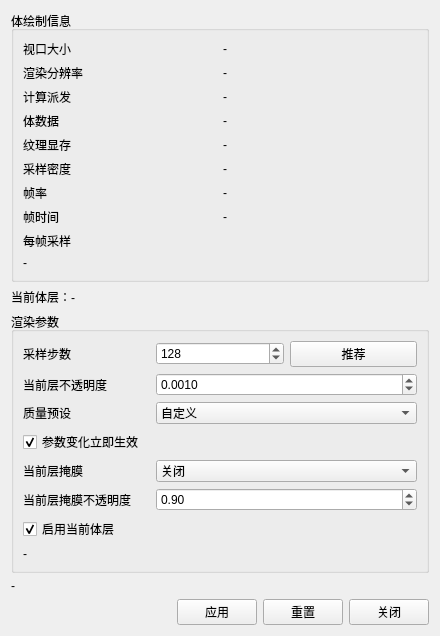
<?xml version="1.0" encoding="UTF-8"?>
<ui version="4.0">
 <class>igQtVolumeRendering</class>
 <widget class="QWidget" name="igQtVolumeRendering">
  <property name="geometry">
   <rect>
    <x>0</x>
    <y>0</y>
    <width>440</width>
    <height>560</height>
   </rect>
  </property>
  <property name="windowTitle">
   <string>体绘制</string>
  </property>
  <layout class="QVBoxLayout" name="verticalLayout">
   <item>
    <widget class="QGroupBox" name="groupBox_Info">
     <property name="title">
      <string>体绘制信息</string>
     </property>
     <layout class="QGridLayout" name="gridLayout_Info">
      <item row="0" column="0">
       <widget class="QLabel" name="label_ViewportTitle">
        <property name="text">
         <string>视口大小</string>
        </property>
       </widget>
      </item>
      <item row="0" column="1">
       <widget class="QLabel" name="label_ViewportValue">
        <property name="text">
         <string>-</string>
        </property>
        <property name="textInteractionFlags">
         <set>Qt::TextSelectableByMouse</set>
        </property>
       </widget>
      </item>
      <item row="1" column="0">
       <widget class="QLabel" name="label_ResolutionTitle">
        <property name="text">
         <string>渲染分辨率</string>
        </property>
       </widget>
      </item>
      <item row="1" column="1">
       <widget class="QLabel" name="label_ResolutionValue">
        <property name="text">
         <string>-</string>
        </property>
        <property name="textInteractionFlags">
         <set>Qt::TextSelectableByMouse</set>
        </property>
       </widget>
      </item>
      <item row="2" column="0">
       <widget class="QLabel" name="label_DispatchTitle">
        <property name="text">
         <string>计算派发</string>
        </property>
       </widget>
      </item>
      <item row="2" column="1">
       <widget class="QLabel" name="label_DispatchValue">
        <property name="text">
         <string>-</string>
        </property>
       </widget>
      </item>
      <item row="3" column="0">
       <widget class="QLabel" name="label_DimensionTitle">
        <property name="text">
         <string>体数据</string>
        </property>
       </widget>
      </item>
      <item row="3" column="1">
       <widget class="QLabel" name="label_DimensionValue">
        <property name="text">
         <string>-</string>
        </property>
       </widget>
      </item>
      <item row="4" column="0">
       <widget class="QLabel" name="label_MemoryTitle">
        <property name="text">
         <string>纹理显存</string>
        </property>
       </widget>
      </item>
      <item row="4" column="1">
       <widget class="QLabel" name="label_MemoryValue">
        <property name="text">
         <string>-</string>
        </property>
       </widget>
      </item>
      <item row="5" column="0">
       <widget class="QLabel" name="label_DensityTitle">
        <property name="text">
         <string>采样密度</string>
        </property>
       </widget>
      </item>
      <item row="5" column="1">
       <widget class="QLabel" name="label_DensityValue">
        <property name="text">
         <string>-</string>
        </property>
       </widget>
      </item>
      <item row="6" column="0">
       <widget class="QLabel" name="label_FpsTitle">
        <property name="text">
         <string>帧率</string>
        </property>
       </widget>
      </item>
      <item row="6" column="1">
       <widget class="QLabel" name="label_FpsValue">
        <property name="toolTip">
         <string>实测帧率。拖动/缩放/改属性时重绘</string>
        </property>
        <property name="text">
         <string>-</string>
        </property>
        <property name="textInteractionFlags">
         <set>Qt::TextSelectableByMouse</set>
        </property>
       </widget>
      </item>
      <item row="7" column="0">
       <widget class="QLabel" name="label_FrameTimeTitle">
        <property name="text">
         <string>帧时间</string>
        </property>
       </widget>
      </item>
      <item row="7" column="1">
       <widget class="QLabel" name="label_FrameTimeValue">
        <property name="text">
         <string>-</string>
        </property>
        <property name="textInteractionFlags">
         <set>Qt::TextSelectableByMouse</set>
        </property>
       </widget>
      </item>
      <item row="8" column="0" colspan="2">
       <widget class="QLabel" name="label_SampleTitle">
        <property name="text">
         <string>每帧采样</string>
        </property>
       </widget>
      </item>
      <item row="9" column="0" colspan="2">
       <widget class="QLabel" name="label_SampleValue">
        <property name="text">
         <string>-</string>
        </property>
       </widget>
      </item>
     </layout>
    </widget>
   </item>
   <item>
    <widget class="QLabel" name="label_CurrentVolumeLayer">
     <property name="toolTip">
      <string>下面这些参数属于“当前体层”：在模型树里选中一个体层模型即可编辑它自己的参数（与 ColorMapper 的用法一致）</string>
     </property>
     <property name="text">
      <string>当前体层：-</string>
     </property>
     <property name="wordWrap">
      <bool>true</bool>
     </property>
    </widget>
   </item>
   <item>
    <widget class="QGroupBox" name="groupBox_Params">
     <property name="title">
      <string>渲染参数</string>
     </property>
     <layout class="QGridLayout" name="gridLayout_Params">
      <item row="0" column="0">
       <widget class="QLabel" name="label_StepsTitle">
        <property name="text">
         <string>采样步数</string>
        </property>
       </widget>
      </item>
      <item row="0" column="1">
       <widget class="QSpinBox" name="spinBox_Steps">
        <property name="toolTip">
         <string>每条光线最多采样次数。越大越精细。</string>
        </property>
        <property name="minimum">
         <number>32</number>
        </property>
        <property name="maximum">
         <number>4096</number>
        </property>
        <property name="singleStep">
         <number>8</number>
        </property>
        <property name="value">
         <number>128</number>
        </property>
       </widget>
      </item>
      <item row="0" column="2">
       <widget class="QPushButton" name="pushButton_Recommend">
        <property name="toolTip">
         <string>按体数据最长轴体素数推荐</string>
        </property>
        <property name="text">
         <string>推荐</string>
        </property>
       </widget>
      </item>
      <item row="1" column="0">
        <widget class="QLabel" name="label_OpacityTitle">
         <property name="text">
         <string>当前层不透明度</string>
         </property>
       </widget>
      </item>
      <item row="1" column="1" colspan="2">
        <widget class="QDoubleSpinBox" name="doubleSpinBox_Opacity">
         <property name="toolTip">
          <string>整体浓淡。越大越浓，越小越透。</string>
         </property>
         <property name="decimals">
          <number>4</number>
         </property>
         <property name="minimum">
          <double>0.000100000000000</double>
         </property>
         <property name="maximum">
          <double>0.050000000000000</double>
         </property>
         <property name="singleStep">
          <double>0.000100000000000</double>
         </property>
         <property name="value">
          <double>0.001000000000000</double>
         </property>
       </widget>
      </item>
      <item row="2" column="0">
       <widget class="QLabel" name="label_PresetTitle">
        <property name="text">
         <string>质量预设</string>
        </property>
       </widget>
      </item>
      <item row="2" column="1" colspan="2">
       <widget class="QComboBox" name="comboBox_Preset">
        <item>
         <property name="text">
          <string>自定义</string>
         </property>
        </item>
        <item>
         <property name="text">
          <string>快速预览（128 步 / 0.0005）</string>
         </property>
        </item>
        <item>
         <property name="text">
          <string>标准（512 步 / 0.001）</string>
         </property>
        </item>
        <item>
         <property name="text">
          <string>精细（推荐步数 / 0.0015）</string>
         </property>
        </item>
       </widget>
      </item>
      <item row="3" column="0" colspan="3">
       <widget class="QCheckBox" name="checkBox_LiveUpdate">
        <property name="text">
         <string>参数变化立即生效</string>
        </property>
        <property name="checked">
         <bool>true</bool>
        </property>
       </widget>
      </item>
      <item row="4" column="0" colspan="3">
       <widget class="QLabel" name="label_MaskTitle">
        <property name="toolTip">
         <string>空白/ghost体素处理方式,需要vtkValidPointMask或vtkGhostType</string>
        </property>
        <property name="text">
         <string>当前层掩膜</string>
        </property>
       </widget>
      </item>
      <item row="4" column="1" colspan="2">
       <widget class="QComboBox" name="comboBox_MaskMode">
        <property name="toolTip">
         <string>无效体素处理。挖空：完全不贡献；实体：固定颜色绘制</string>
        </property>
        <item>
         <property name="text">
          <string>关闭</string>
         </property>
        </item>
        <item>
         <property name="text">
          <string>挖空</string>
         </property>
        </item>
        <item>
         <property name="text">
          <string>实体</string>
         </property>
        </item>
       </widget>
      </item>
      <item row="5" column="0">
       <widget class="QLabel" name="label_ShellOpacityTitle">
        <property name="text">
         <string>当前层掩膜不透明度</string>
        </property>
       </widget>
      </item>
      <item row="5" column="1" colspan="2">
       <widget class="QDoubleSpinBox" name="doubleSpinBox_ShellOpacity">
        <property name="decimals">
         <number>2</number>
        </property>
        <property name="minimum">
         <double>0.010000000000000</double>
        </property>
        <property name="maximum">
         <double>1.000000000000000</double>
        </property>
        <property name="singleStep">
         <double>0.010000000000000</double>
        </property>
        <property name="value">
         <double>0.900000000000000</double>
        </property>
       </widget>
      </item>
      <item row="6" column="0" colspan="3">
       <widget class="QCheckBox" name="checkBox_CurrentLayerEnabled">
        <property name="toolTip">
         <string>启用/停用当前选中的体层（每个模型独立）</string>
        </property>
        <property name="text">
         <string>启用当前体层</string>
        </property>
        <property name="checked">
         <bool>true</bool>
        </property>
       </widget>
      </item>
      <item row="7" column="0" colspan="3">
       <widget class="QLabel" name="label_StepsHint">
        <property name="text">
         <string>-</string>
        </property>
        <property name="wordWrap">
         <bool>true</bool>
        </property>
       </widget>
      </item>
     </layout>
    </widget>
   </item>
   <item>
    <widget class="QLabel" name="label_Status">
     <property name="text">
      <string>-</string>
     </property>
     <property name="wordWrap">
      <bool>true</bool>
     </property>
    </widget>
   </item>
   <item>
    <layout class="QHBoxLayout" name="horizontalLayout_Buttons">
     <item>
      <spacer name="horizontalSpacer">
       <property name="orientation">
        <enum>Qt::Horizontal</enum>
       </property>
       <property name="sizeHint" stdset="0">
        <size>
         <width>40</width>
         <height>20</height>
        </size>
       </property>
      </spacer>
     </item>
     <item>
      <widget class="QPushButton" name="pushButton_Apply">
       <property name="text">
        <string>应用</string>
       </property>
      </widget>
     </item>
     <item>
      <widget class="QPushButton" name="pushButton_Reset">
       <property name="text">
        <string>重置</string>
       </property>
      </widget>
     </item>
     <item>
      <widget class="QPushButton" name="pushButton_Close">
       <property name="text">
        <string>关闭</string>
       </property>
      </widget>
     </item>
    </layout>
   </item>
  </layout>
 </widget>
 <resources/>
 <connections/>
</ui>
